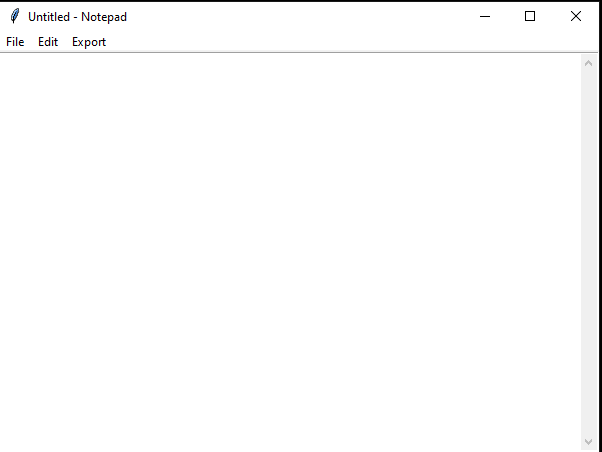

The Python source for this figure:
import tkinter
import os
import openpyxl
from tkinter import *
from tkinter import messagebox
from tkinter.messagebox import *
from tkinter.filedialog import *


class Notepad:
    __root = Tk()

    
    __thisWidth = 300
    __thisHeight = 300
    __thisTextArea = Text(__root)
    __thisMenuBar = Menu(__root) #Menu Bar that the rest of the widgets sit on 
    __thisFileMenu = Menu(__thisMenuBar, tearoff=0) #File 
    __thisEditMenu = Menu(__thisMenuBar, tearoff=0) #Edit
    __thisExportMenu = Menu(__thisMenuBar, tearoff=0) #Export to Excel

    # To add scrollbar
    __thisScrollBar = Scrollbar(__thisTextArea)
    __file = None

    def __init__(self, **kwargs):

        # Set icon
        try:
            self.__root.wm_iconbitmap("Notepad.ico")
        except:
            pass

        # Set window size (the default is 300x300)

        try:
            self.__thisWidth = kwargs['width']
        except KeyError:
            pass

        try:
            self.__thisHeight = kwargs['height']
        except KeyError:
            pass

        # Set the window text
        self.__root.title("Untitled - Notepad")

        # Center the window
        screenWidth = self.__root.winfo_screenwidth()
        screenHeight = self.__root.winfo_screenheight()

        # For left-alling
        left = (screenWidth / 2) - (self.__thisWidth / 2)

        # For right-allign
        top = (screenHeight / 2) - (self.__thisHeight / 2)

        # For top and bottom
        self.__root.geometry('%dx%d+%d+%d' %
                             (self.__thisWidth, self.__thisHeight, left, top))

        # To make the textarea auto resizable
        self.__root.grid_rowconfigure(0, weight=1)
        self.__root.grid_columnconfigure(0, weight=1)

        # Add controls (widget)
        self.__thisTextArea.grid(sticky=N + E + S + W)

        # To open new file
        self.__thisFileMenu.add_command(label="New", command=self.__newFile)

        # To open a already existing file
        self.__thisFileMenu.add_command(label="Open", command=self.__openFile)

        # To save current file
        self.__thisFileMenu.add_command(label="Save", command=self.__saveFile)

       

        

        # To create a line in the dialog
        self.__thisFileMenu.add_separator()

        self.__thisFileMenu.add_command(label="Exit",
                                        command=self.__quitApplication)
        
        self.__thisMenuBar.add_cascade(label="File", menu=self.__thisFileMenu)
        
        
        # To give a feature of cut
        self.__thisEditMenu.add_command(label="Cut", command=self.__cut)

        # to give a feature of copy
        self.__thisEditMenu.add_command(label="Copy", command=self.__copy)

        # To give a feature of paste
        self.__thisEditMenu.add_command(label="Paste", command=self.__paste)

        # To give a feature of editing
        self.__thisMenuBar.add_cascade(label="Edit", menu=self.__thisEditMenu)


        self.__thisMenuBar.add_cascade(label="Export",menu=self.__thisExportMenu) #Creates an export button on the menu 

        self.__thisExportMenu.add_command(label="Excel",command=self.__toExcel) #Creates button for command to export for Excel 

        self.__root.config(menu=self.__thisMenuBar)

        self.__thisScrollBar.pack(side=RIGHT, fill=Y)

        # Scrollbar will adjust automatically according to the content
        self.__thisScrollBar.config(command=self.__thisTextArea.yview)

        self.__thisTextArea.config(yscrollcommand=self.__thisScrollBar.set)

    def __quitApplication(self):
        self.__root.destroy() #Exits the button

    # exit()

    

    def __openFile(self):

        self.__file = askopenfilename(defaultextension=".txt",
                                      filetypes=[("All Files", "*.*"),
                                                 ("Text Documents", "*.txt")])

        if self.__file == "":

            # no file to open
            self.__file = None
        else:

            # Try to open the file
            # set the window title
            self.__root.title(os.path.basename(self.__file) + " - Notepad")
            self.__thisTextArea.delete(1.0, END)

            file = open(self.__file, "r")

            self.__thisTextArea.insert(1.0, file.read())

            file.close()

    def __newFile(self):

        self.__root.title("Untitled - Notepad")
        self.__file = None
        self.__thisTextArea.delete(1.0, END)

    def __saveFile(self):

        if self.__file == None:
            # Save as new file
            self.__file = asksaveasfilename(initialfile='Untitled.txt',
                                            defaultextension=".txt",
                                            filetypes=[("All Files", "*.*"),
                                                       ("Text Documents",
                                                        "*.txt")])

            if self.__file == "":
                self.__file = None
            else:

                # Try to save the file
                file = open(self.__file, "w")
                file.write(self.__thisTextArea.get(1.0, END))
                file.close()

                # Change the window title
                self.__root.title(os.path.basename(self.__file) + " - Notepad")

        else:
            file = open(self.__file, "w")
            file.write(self.__thisTextArea.get(1.0, END))
            file.close()

    def __toExcel(self):
        
        self.__saveFile()
        wb = openpyxl.Workbook()
        ws = wb.active
        file_path = asksaveasfilename(initialfile='Untitled.xlsx', #Prompts the user to pick a file path for the workbook
                                            defaultextension=".xlsx",
                                            filetypes=[("All Files", "*.*"),
                                                       ("Microsoft Excel Worksheet",
                                                        "*.xlsx")]) 
       

        with open(self.__file, 'r') as file:
            lines = file.readlines() 
            for row_idx, line in enumerate(lines,start=1):
                data = line.strip().split('\t')

                for col_idx, value in enumerate(data, start=1):
                    ws.cell(row=row_idx, column=col_idx, value=value)

        wb.save(file_path)
        messagebox.showinfo("Done", "Successfully exported to excel")
   
        



    def __cut(self):
        self.__thisTextArea.event_generate("<<Cut>>")

    def __copy(self):
        self.__thisTextArea.event_generate("<<Copy>>")

    def __paste(self):
        self.__thisTextArea.event_generate("<<Paste>>")

    def run(self):

        # Run main application
        self.__root.mainloop()

    # Run main application


notepad = Notepad(width=600, height=400)
notepad.run()
